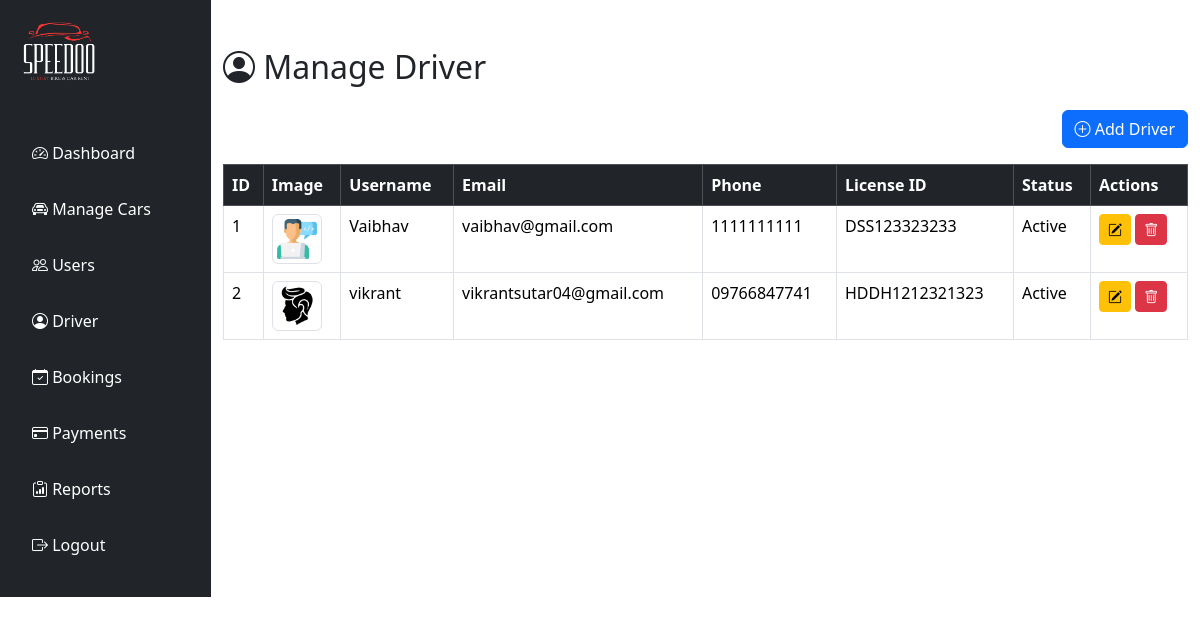
Page /Admin/drivers.php on the committed database.
### tables this page shows
CREATE TABLE `driver` (
  `d_id` int(11) NOT NULL,
  `d_name` varchar(100) NOT NULL,
  `d_email` varchar(100) NOT NULL,
  `d_username` varchar(100) NOT NULL,
  `d_password` varchar(100) NOT NULL,
  `d_phone` varchar(100) NOT NULL,
  `d_license` varchar(255) NOT NULL,
  `d_profile_image` varchar(255) NOT NULL,
  `d_status` tinyint(100) NOT NULL
);

### Admin/drivers.php (the view, shortened to what this page needs)
  <!DOCTYPE html>
<html lang="en">
<head>
  <link href="https://cdn.jsdelivr.net/npm/bootstrap@5.3.3/dist/css/bootstrap.min.css" rel="stylesheet">
  <link href="https://cdn.jsdelivr.net/npm/bootstrap-icons@1.10.3/font/bootstrap-icons.css" rel="stylesheet">
  <link rel="stylesheet" type="text/css" href="admin_style.css">
  </head>
<body>
  <?php include('sidebar.php')?>
    <div class="container mt-5">
      <h2 class="mb-4"><i class="bi-person-circle"></i> Manage Driver</h2>
      <div class="mb-3 text-end">
        <a href="add_drivers.php">
          <button class="btn btn-primary" data-bs-toggle="modal" data-bs-target="#carModal"><i class="bi bi-plus-circle"></i> Add Driver</button>
        </a>
      </div>
      <table class="table table-bordered table-hover">
        <thead class="table-dark">
          <tr>
            <th>ID</th>
            <th>Image</th>
            <th>Username</th>
            <th>Email</th>
            <th>Phone</th>
            <th>License ID</th>
            <th>Status</th>
            <th>Actions</th>
          </tr>
        </thead>
        <tbody>
          <?php
          $conn = new mysqli("localhost", "root", "", "speedoo");
          $sql = "SELECT * FROM driver";
          $result = $conn->query($sql);
          ?>
          <?php
          if ($result->num_rows > 0) {
            $sr_no = 1;
            while ($row = $result->fetch_assoc()) {
              echo "<tr>";
              echo "<td>" . $sr_no++ . "</td>";
              echo "<td><img src='" . $row['d_profile_image'] . "' class='car-img img-thumbnail' width='50'></td>";
              echo "<td>" . $row['d_username'] . "</td>";
              echo "<td>" . $row['d_email'] . "</td>";
              echo "<td>" . $row['d_phone'] . "</td>";
              echo "<td>" . $row['d_license'] . "</td>";
              echo "<td>" . ($row['d_status'] ? "Active" : "Inactive") . "</td>";
              echo "<td>
              <a href='edit-driver.php?id=" . $row['d_id'] . "' class='btn btn-sm btn-warning'><i class='bi bi-pencil-square'></i></a>
              <a href='delete-driver.php?id=" . $row['d_id'] . "' class='btn btn-sm btn-danger' onclick=\"return confirm('Are you sure you want to delete this driver?');\"><i class='bi bi-trash'></i></a>
              </td>";
              echo "</tr>";
            }
          } else {
            echo "<tr><td colspan='9' class='text-center'>No cars found</td></tr>";
          }
          ?>
        </tbody>
      </table>
    </div>
</body>
</html>

### rows in the picture
driver: d_profile_image (picture), d_username "Vaibhav", d_email "vaibhav@gmail.com", d_phone "1111111111", d_license "DSS123323233", d_status "Active"
driver: d_profile_image (picture), d_username "vikrant", d_email "vikrantsutar04@gmail.com", d_phone "09766847741", d_license "HDDH1212321323", d_status "Active"
